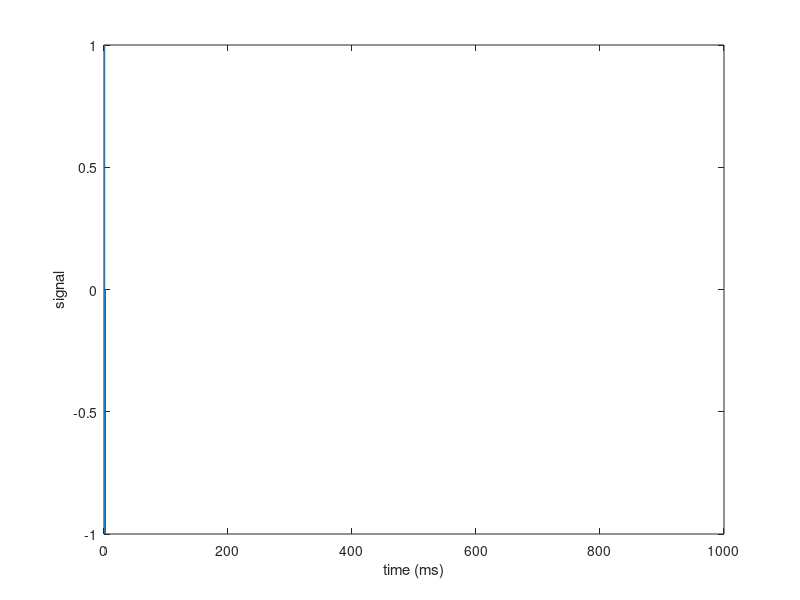
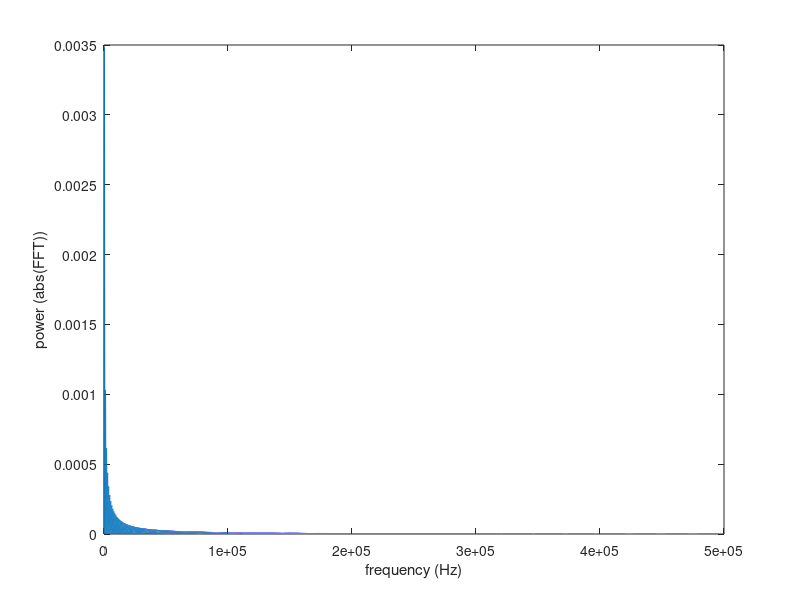
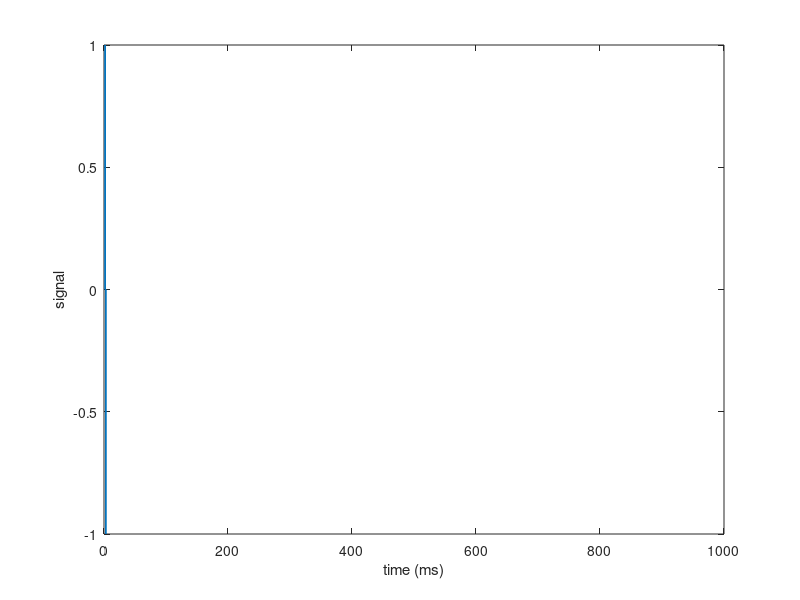
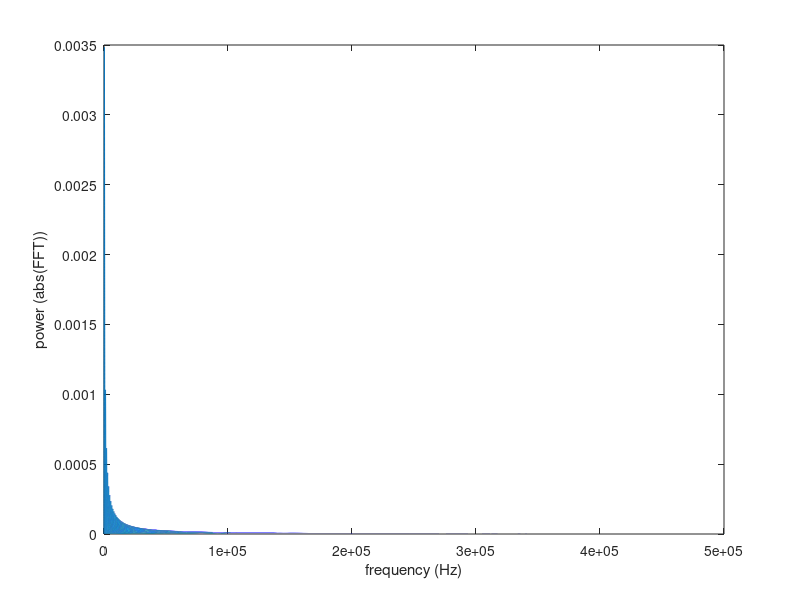

Source code (MATLAB) for these figures, in order:
%% FFT of stim pulse 7-25-2018
% 1.2 ms pulse
for j=1:1201;bipolar(j)=1;end;
for j=1202:2402;bipolar(j)=-1;end;
for j=2403:1000000;bipolar(j)=0;end;

fs = 1000000;
t = 1e3*(0:length(bipolar)-1)/fs;

T = 1/fs;
L = size(bipolar,2);

Y = fft(bipolar);
P2 = abs(Y/L);
P1 = P2(1:floor(L/2)+1);
P1(2:end-1) = 2*P1(2:end-1);
f = fs*(0:floor(L/2))/L;


figure;plot(t,bipolar)
ylabel('signal')
xlabel('time (ms)')

figure;plot(f,P1)
ylabel('power (abs(FFT))')
xlabel('frequency (Hz)')

%%
% now add 0's to beginning
for j=1:1201;bipolar(j)=0;end;
for j=1202:2402;bipolar(j)=1;end;
for j=2403:3604;bipolar(j)=-1;end;
    for j = 3605:1000000;bipolar(j)=0;end;

fs = 1000000;
t = 1e3*(0:length(bipolar)-1)/fs;

T = 1/fs;
L = size(bipolar,2);

Y = fft(bipolar);
P2 = abs(Y/L);
P1 = P2(1:floor(L/2)+1);
P1(2:end-1) = 2*P1(2:end-1);
f = fs*(0:floor(L/2))/L;


figure;plot(t,bipolar)
ylabel('signal')
xlabel('time (ms)')

figure;plot(f,P1)
ylabel('power (abs(FFT))')
xlabel('frequency (Hz)')

%%
% now add many more 0's to beginning
for j=1:499999;bipolar(j)=0;end;
for j=500000:501200;bipolar(j)=1;end;
for j=501201:502402;bipolar(j)=-1;end;
    for j = 502403:1000000;bipolar(j)=0;end;

fs = 1000000;
t = 1e3*(0:length(bipolar)-1)/fs;

T = 1/fs;
L = size(bipolar,2);

Y = fft(bipolar);
P2 = abs(Y/L);
P1 = P2(1:floor(L/2)+1);
P1(2:end-1) = 2*P1(2:end-1);
f = fs*(0:floor(L/2))/L;


figure;plot(t,bipolar)
ylabel('signal')
xlabel('time (ms)')

figure;plot(f,P1)
ylabel('power (abs(FFT))')
xlabel('frequency (Hz)')